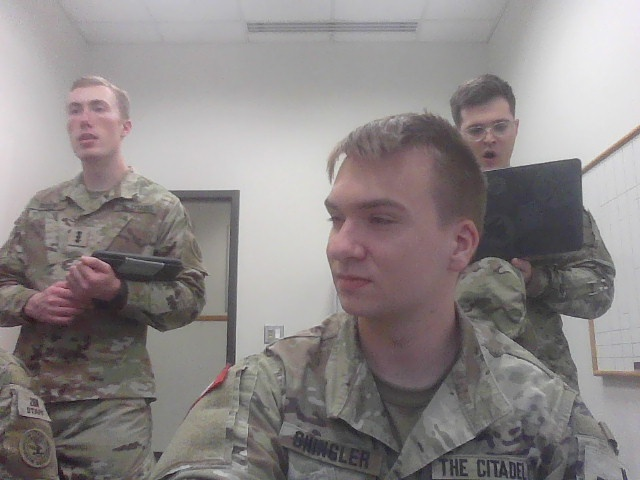
#> input picture left_image_000.jpg, 640 x 480 px
$ python -i Demonstration.py   (imports and definitions only)
#> lines starting #> are read from the running program, lines starting #| are printed output that depends on the picture; after the words box and inside, x2 and y2 are one past the last pixel; in counts of white or black regions, pixels touching at a corner belong together
#> further down, picture is the input picture: shape (480, 640, 3); mean B, G, R 135, 135.1, 140.9
import cv2

def modify_image(image):
    # Convert the image to grayscale
    gray = cv2.cvtColor(image, cv2.COLOR_BGR2GRAY)
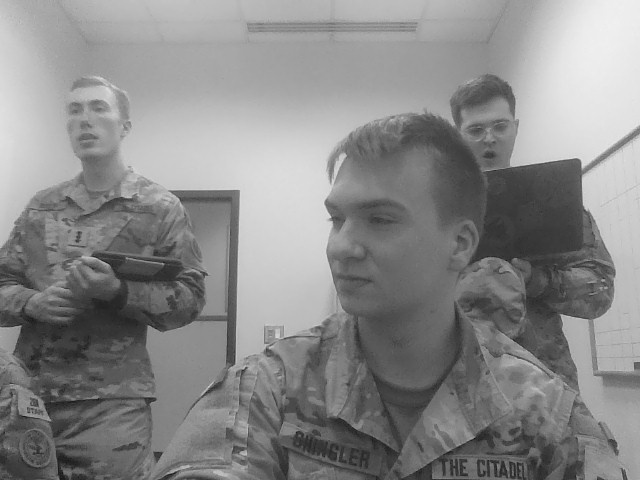
#> gray: shape (480, 640); min 18, max 241, mean 136.8

    # Apply GaussianBlur to reduce noise and improve edge detection
    blurred = cv2.GaussianBlur(gray, (5, 5), 0)

    # Apply Canny edge detector with lower thresholds
    edges = cv2.Canny(blurred, 5, 30)  # Adjust these thresholds as needed
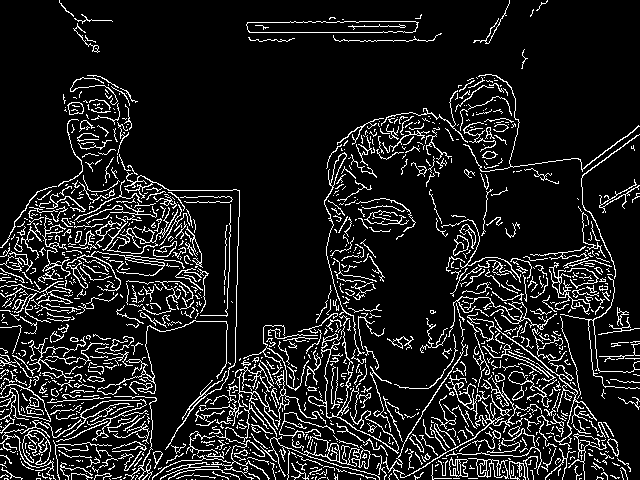
#> edges: shape (480, 640); 11.5% white in thin lines or dots

    # Find contours only in the center half of the image
    height, width = edges.shape
#> height = 480; width = 640
    roi = edges[height // 4: 3 * height // 4, width // 4: 3 * width // 4]  # Select the center half of the image
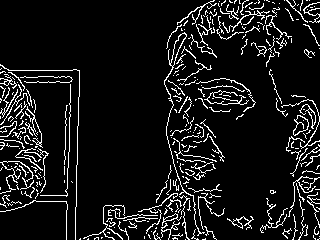
#> roi: shape (240, 320); 9.3% white in thin lines or dots
    contours, _ = cv2.findContours(roi, cv2.RETR_EXTERNAL, cv2.CHAIN_APPROX_SIMPLE)
#> contours = 289 contours, 272 with area under 20; largest, box (x1, y1, x2, y2) and area: (164, 32, 205, 236) 205, (293, 115, 309, 136) 184, (204, 90, 249, 105) 172, (299, 104, 316, 129) 70, (227, 216, 254, 230) 58

    # Draw a red box around the selected area
    result_image = image.copy()
    cv2.rectangle(result_image, (width // 4, height // 4), (3 * width // 4, 3 * height // 4), (0, 0, 255), 2)
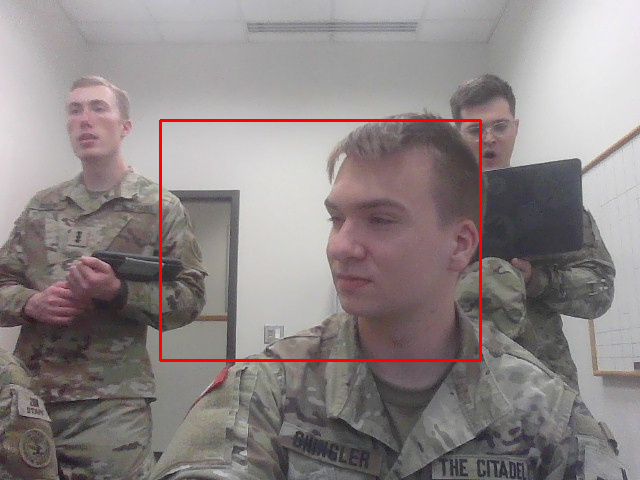
#> result_image: shape (480, 640, 3); 1.09% of pixels changed, all inside (x1, y1, x2, y2) = (159, 119, 482, 362)

    # Draw contours in the selected area
    cv2.drawContours(result_image[height // 4: 3 * height // 4, width // 4: 3 * width // 4], contours, -1, (0, 255, 0), 2)

    return result_image

>>> import cv2
>>> picture = cv2.imread('../../left_image_000.jpg')
>>> result = modify_image(picture)
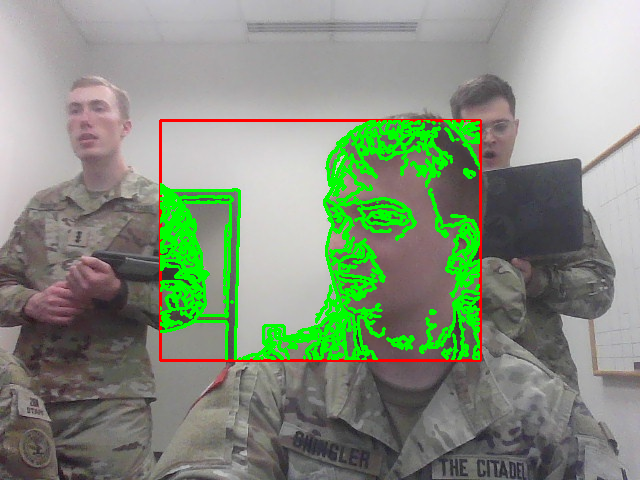
#> result: shape (480, 640, 3); mean B, G, R 126, 144.7, 133.1

$ run again, on right_image_000.jpg
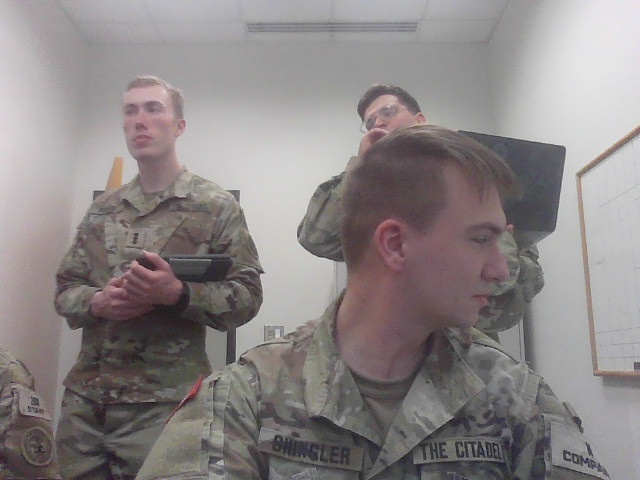
#> input picture right_image_000.jpg, 640 x 480 px
#> picture is the input picture: shape (480, 640, 3); mean B, G, R 133.7, 133.2, 139.5
#> in modify_image, `edges = cv2.Canny(blurred, 5, 30)`:
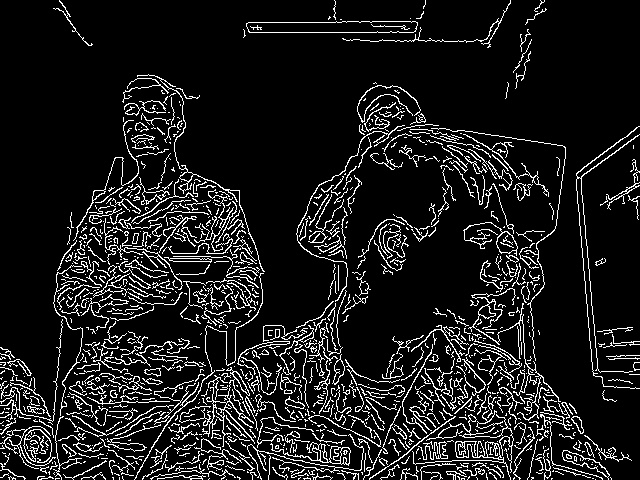
#> edges: shape (480, 640); 10.7% white in thin lines or dots
#> roi: shape (240, 320); 10.9% white in thin lines or dots
#> contours = 320 contours, 300 with area under 20; largest, box (x1, y1, x2, y2) and area: (14, 0, 105, 152) 182, (4, 137, 52, 143) 116, (34, 69, 85, 132) 104, (154, 115, 187, 139) 98, (136, 5, 245, 182) 87
#> result_image: shape (480, 640, 3); 1.09% of pixels changed, all inside (x1, y1, x2, y2) = (159, 119, 482, 362)
#> `result = modify_image(picture)`:
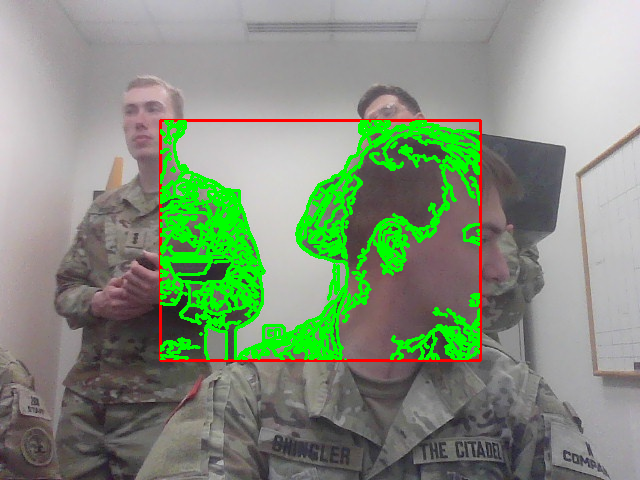
#> result: shape (480, 640, 3); mean B, G, R 123.9, 145.1, 131
